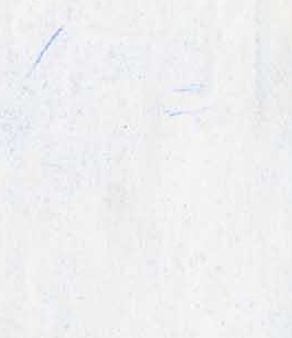
#> input picture text_renderer/data/bg/00.png, 292 x 338 px, found by its file name; its folder holds only this picture in this run
$ python crop_backgrounds.py
#> lines starting #> are read from the running program, lines starting #| are printed output that depends on the picture
# Script to split one background images into multiple images to use in text_renderer

import cv2
import os

BG_DIR = "text_renderer/data/bg/"
print(os.listdir())
for file in os.listdir(BG_DIR):
	img = cv2.imread(BG_DIR+file)
#> img is the input picture: shape (338, 292, 3); mean B, G, R 240.8, 239.7, 239.4
	row, col, _ = img.shape
#> row = 338; col = 292
	row_m = row//6
#> row_m = 56
	col_m = col//6
#> col_m = 48
	for i in range(6):
		for j in range(6):
			tmp = img[i*row_m:(i+1)*row_m, j*col_m:(j+1)*col_m, :]
			# Write the cropped part of an image to a file
			cv2.imwrite(BG_DIR+"_"+str(i)+str(j)+file, tmp)
#> this loop made 6 passes
#> pass 1, `cv2.imwrite(BG_DIR+"_"+str(i)+str(j)+file, tmp)`:
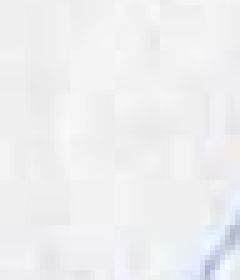
#> saved as _0000.png: shape (56, 48, 3) (shown 5 times larger); mean B, G, R 241.2, 239.7, 239.3
#> pass 1, `cv2.imwrite(BG_DIR+"_"+str(i)+str(j)+file, tmp)`:
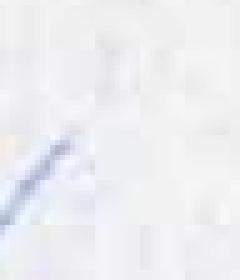
#> saved as _0100.png: shape (56, 48, 3) (shown 5 times larger); mean B, G, R 241.8, 238.5, 238
